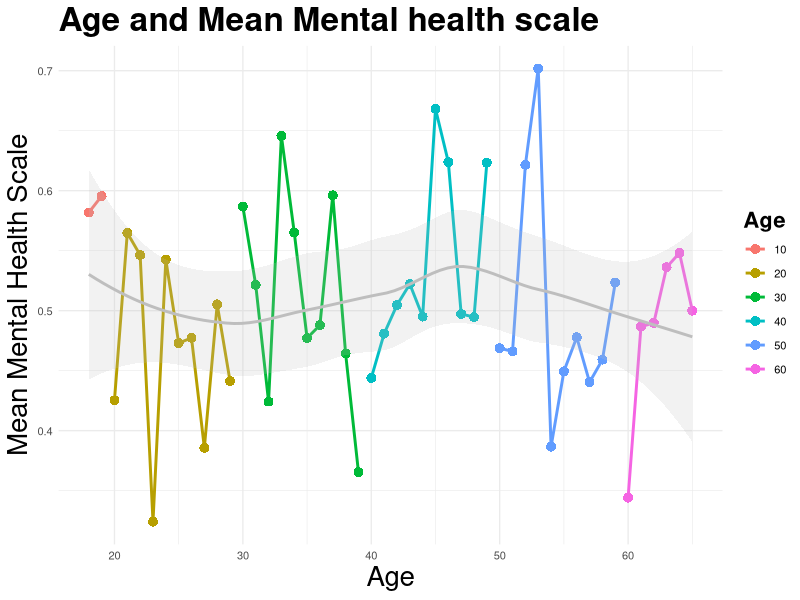
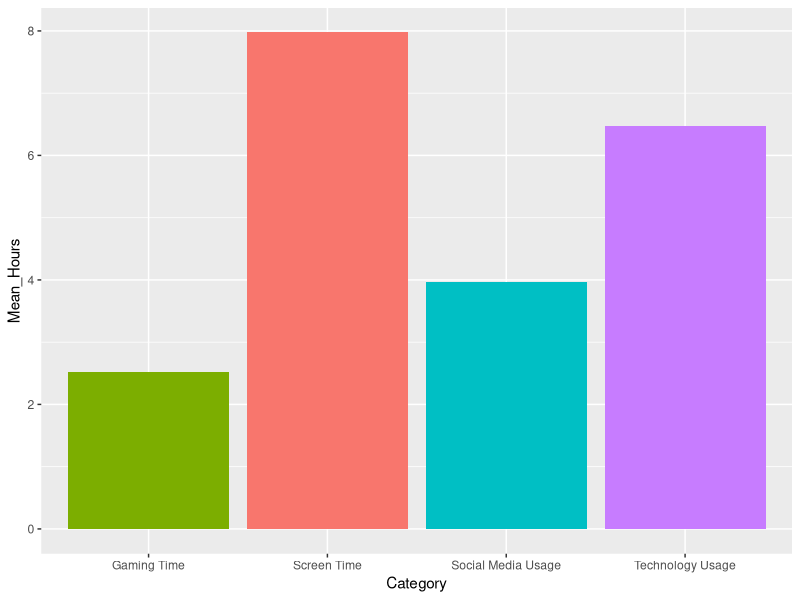
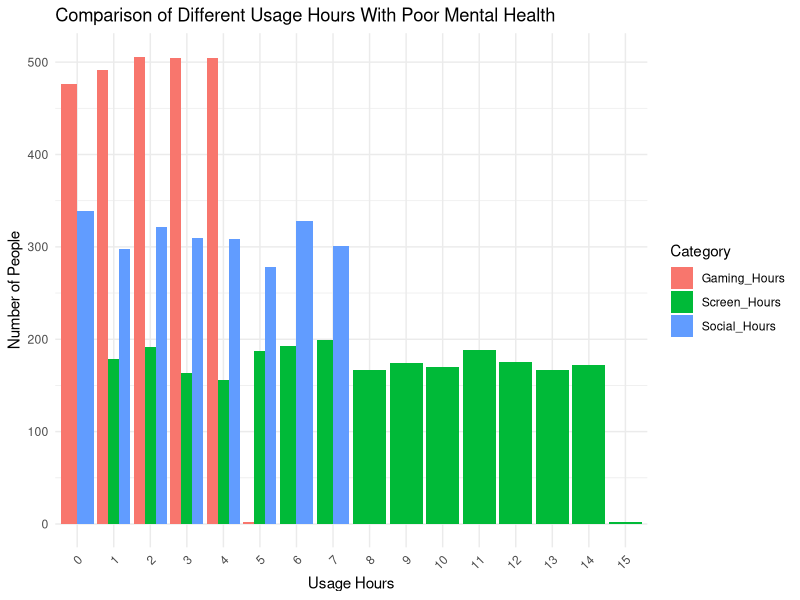
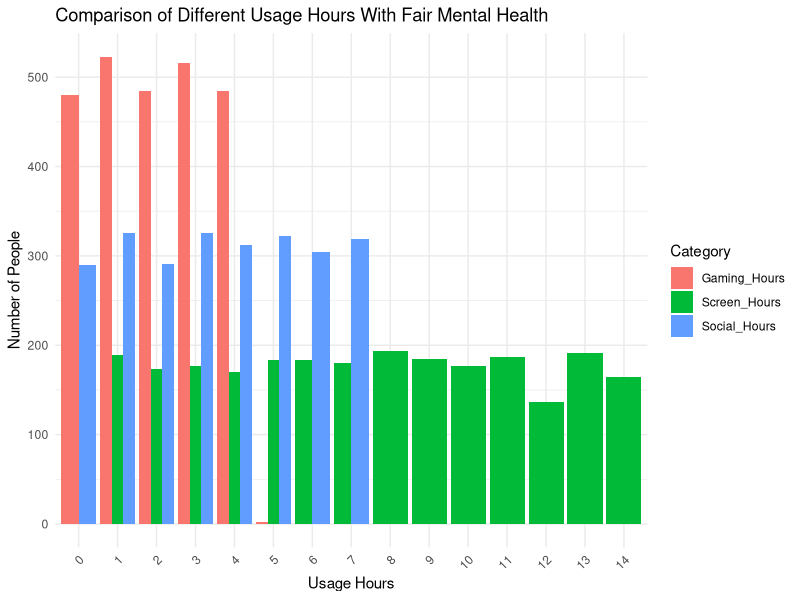

These figures' R source, in order:
## ---- chunk 1
knitr::opts_chunk$set(echo = TRUE)
## ---- chunk 2
library(tidyverse)
data = read_csv("mental_health_and_technology_usage_2024.csv")
data
## ---- chunk 3
used_data = data%>%
  select(Age,Gender,Technology_Usage_Hours,Social_Media_Usage_Hours,Gaming_Hours,Screen_Time_Hours,Mental_Health_Status,Stress_Level, Sleep_Hours, Physical_Activity_Hours)

summary(used_data) #summary of the used data

## ---- chunk 4
library(sqldf)
num_gender = sqldf("SELECT 
    SUM(CASE WHEN Gender = 'Female' THEN 1 ELSE 0 END) AS num_female,
    SUM(CASE WHEN Gender = 'Male' THEN 1 ELSE 0 END) AS num_male,
    SUM(CASE WHEN Gender = 'Other' THEN 1 ELSE 0 END) AS num_other
FROM data
      ")
num_gender
## ---- chunk 5
library(sqldf)
num_mental = sqldf("SELECT 
    SUM(CASE WHEN Mental_Health_Status = 'Poor' THEN 1 ELSE 0 END) AS num_poor,
    SUM(CASE WHEN Mental_Health_Status = 'Fair' THEN 1 ELSE 0 END) AS num_fair,
    SUM(CASE WHEN Mental_Health_Status = 'Good' THEN 1 ELSE 0 END) AS num_good,
    SUM(CASE WHEN Mental_Health_Status = 'Excellent' THEN 1 ELSE 0 END) AS num_excellent
FROM data
      ")
num_mental
## ---- chunk 6
library(sqldf)
num_stress = sqldf("SELECT 
    SUM(CASE WHEN Stress_Level = 'Low' THEN 1 ELSE 0 END) AS num_low,
    SUM(CASE WHEN Stress_Level = 'Medium' THEN 1 ELSE 0 END) AS num_medium,
    SUM(CASE WHEN Stress_Level = 'High' THEN 1 ELSE 0 END) AS num_high
FROM data
      ")
num_stress
## ---- chunk 7
data = data %>% 
  mutate(mental_scale_value = case_when(
    Mental_Health_Status == "Excellent" ~ 2,
    Mental_Health_Status == "Good" ~ 1,
    Mental_Health_Status == "Fair" ~ 0,
    Mental_Health_Status == "Poor" ~ -1,
  ))
  
Age_Mental = data%>%
  group_by(Age)%>%
  summarise(mean_mental = mean(mental_scale_value))
Age_Mental
## ---- chunk 8
library(ggplot2)
Age_split <- cut(Age_Mental$Age, breaks=c(9,19,29,39,49,59,69,79),
                 labels=c("10","20", "30", "40", "50", "60","70"))
age_colors <- c(
  "10" = "red",
  "20" = "#f8766d",  
  "30" = "#a3a500",  
  "40" = "#03bf7d",  
  "50" = "#00b0f6",  
  "60" = "#e86bf3",
  "70" = "purple"
)  


Age_Mental %>%
  mutate(Age_split = Age_split) %>%  
  ggplot(aes(x = Age, y = mean_mental, color = Age_split)) + 
  geom_point(size = 3, shape = 16) +
  geom_line(size = 1)+
  theme_minimal(base_size = 10) +
  labs(title = "Age and Mean Mental health scale",
       y = "Mean Mental Health Scale",
       x = "Age",
       color = "Age") +
  theme(legend.title = element_text(size = 16, face = "bold"),
        plot.title = element_text(size = 24, face = "bold"),
        axis.title = element_text(size = 20),
        legend.position = "right")+
  geom_smooth(method = "loess",  
            se = TRUE,
            color = "grey",   
            fill = "grey",
            alpha = 0.2,
            show.legend = FALSE)  

## ---- chunk 9
#find the mean fo all 4

mean_tech = mean(data$Technology_Usage_Hours)
mean_social = mean(data$Social_Media_Usage_Hours)
mean_gaming = mean(data$Gaming_Hours)
mean_screen = mean(data$Screen_Time_Hours)

mean_time = data.frame(
  Category = c("Technology Usage", "Social Media Usage", "Gaming Time", "Screen Time"),
  Mean_Hours = c(mean_tech, mean_social, mean_gaming, mean_screen)
)

mean_time
## ---- chunk 10
cate_color <- c(
  "Technology Usage" = "#f8766d",  
  "Social Media Usage" = "#a3a500",  
  "Gaming Time" = "#03bf7d",  
  "Screen Time" = "#00b0f6"
)  

mean_time %>%
  ggplot(mapping = aes(x = Category, y = Mean_Hours, fill = cate_color)) +
  geom_col()+
  theme(legend.position = "none")
## ---- chunk 11
data_mental_poor = data%>%
  filter(Mental_Health_Status == "Poor")%>%
  select(Social_Media_Usage_Hours,Gaming_Hours,Screen_Time_Hours)
data_mental_poor
## ---- chunk 12
poor_data <- data_mental_poor %>%
  mutate(Social_Hours = floor(Social_Media_Usage_Hours),
         Gaming_Hours = floor(Gaming_Hours),
         Screen_Hours = floor(Screen_Time_Hours)) %>%
  pivot_longer(cols = c(Social_Hours, Gaming_Hours, Screen_Hours), 
               names_to = "Category", values_to = "Hours") %>%
  group_by(Category, Hours) %>%
  summarise(num_people = n(), .groups = "drop") %>%
  ggplot(aes(x = factor(Hours), y = num_people, fill = Category)) +  
  geom_col(position = "dodge") +  # dodge let the different columns show together
  labs(x = "Usage Hours", y = "Number of People", title = "Comparison of Different Usage Hours With Poor Mental Health") +
  theme_minimal() +
  theme(axis.text.x = element_text(angle = 45, hjust = 1))  
poor_data

## ---- chunk 13
data_mental_fair = data%>%
  filter(Mental_Health_Status == "Fair")%>%
  select(Social_Media_Usage_Hours,Gaming_Hours,Screen_Time_Hours)
data_mental_fair
## ---- chunk 14
fair_data <- data_mental_fair %>%
  mutate(Social_Hours = floor(Social_Media_Usage_Hours),
         Gaming_Hours = floor(Gaming_Hours),
         Screen_Hours = floor(Screen_Time_Hours)) %>%
  pivot_longer(cols = c(Social_Hours, Gaming_Hours, Screen_Hours), 
               names_to = "Category", values_to = "Hours") %>%
  group_by(Category, Hours) %>%
  summarise(num_people = n(), .groups = "drop") %>%
  ggplot(aes(x = factor(Hours), y = num_people, fill = Category)) +  
  geom_col(position = "dodge") + 
  labs(x = "Usage Hours", y = "Number of People", title = "Comparison of Different Usage Hours With Fair Mental Health") +
  theme_minimal() +
  theme(axis.text.x = element_text(angle = 45, hjust = 1)) 

print(fair_data)
